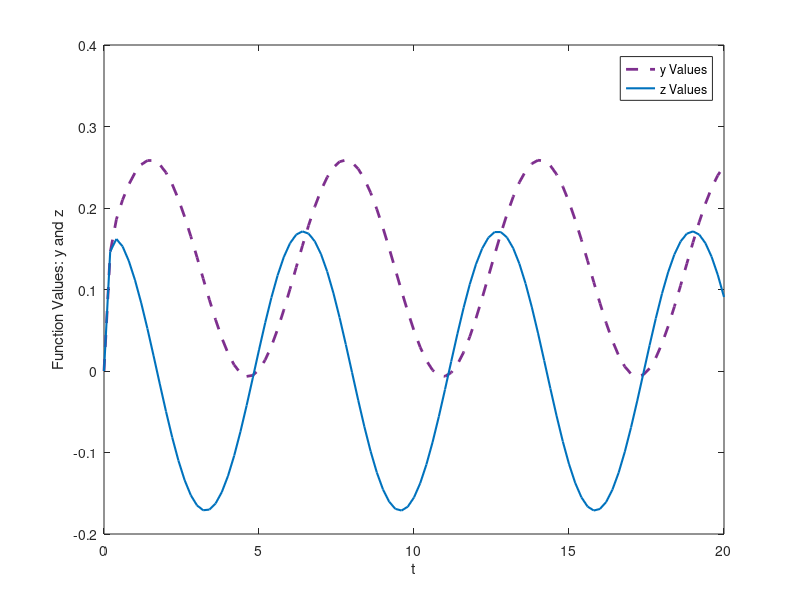

This figure's MATLAB source:

% Fourth-Order Runge-Kutta
function RK4()
  
  interval = [0 20];
  n = 100;
  step = (interval(2) - interval(1)) / n;
  
  t = (0 : step : interval(2))';
  y = zeros(n, 1);
  z = zeros(n, 1);
  
  y(1) = 0;
  z(1) = 0;
  
  dz = @(t, z) cos(t) + sin(z);
  dy = @(t, y, z) sin(t) + cos(y) + sin(z);
  
  for i = 1 : n
    % z
    kz1 = dz(t(i), z(i));
    kz2 = dz(t(i) + (0.5 * step), z(i) + (step * 0.5 * kz1));
    kz3 = dz(t(i) + (0.5 * step), z(i) + (step * 0.5 * kz2));
    kz4 = dz(t(i) + step, z(i) + (step * kz3));
    
    Tz4 = (step / 6) * (kz1 + kz2 + kz3 + kz4);
    z(i + 1) = z(1) + Tz4;
    
    % y
    ky1 = dy(t(i), y(i), z(i));
    ky2 = dy(t(i) + (0.5 * step), y(i) + (step * 0.5 * ky1), z(i));
    ky3 = dy(t(i) + (0.5 * step), y(i) + (step * 0.5 * ky2), z(i));
    ky4 = dy(t(i) + step, y(i) + (step * ky3), z(i));
    
    Ty4 = (step / 6) * (ky1 + ky2 + ky3 + ky4);
    y(i + 1) = y(1) + Ty4;
    
  end
  
  plot(t, y, "--", "Color", "#7E2F8E","LineWidth", 2);
  hold on;
  plot(t, z, "Color", "#0072BD", "LineWidth", 1.5);
  xlabel("t");
  ylabel("Function Values: y and z");
  legend("y Values", "z Values");
  hold off;
  
end